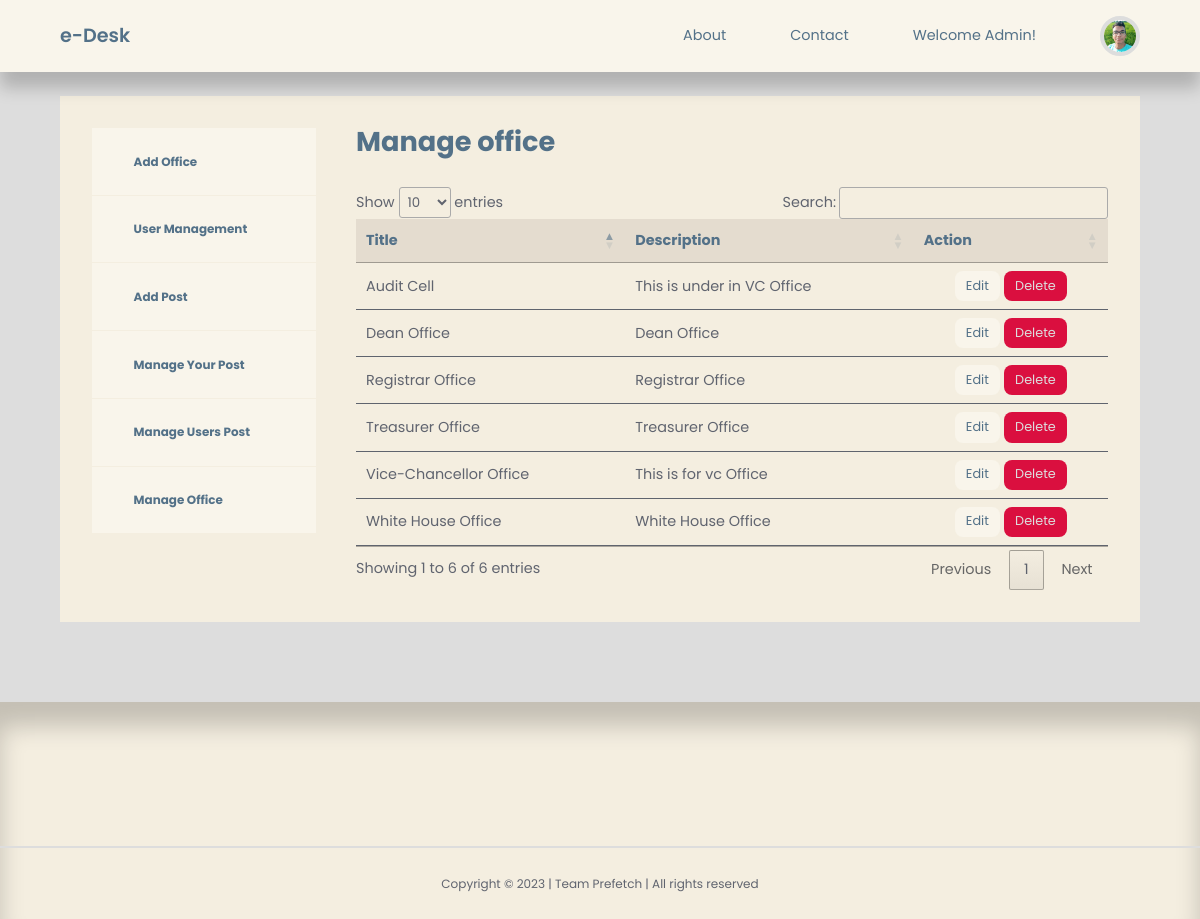
The page /admin/admin-manage-office.php on the database as committed earlier.
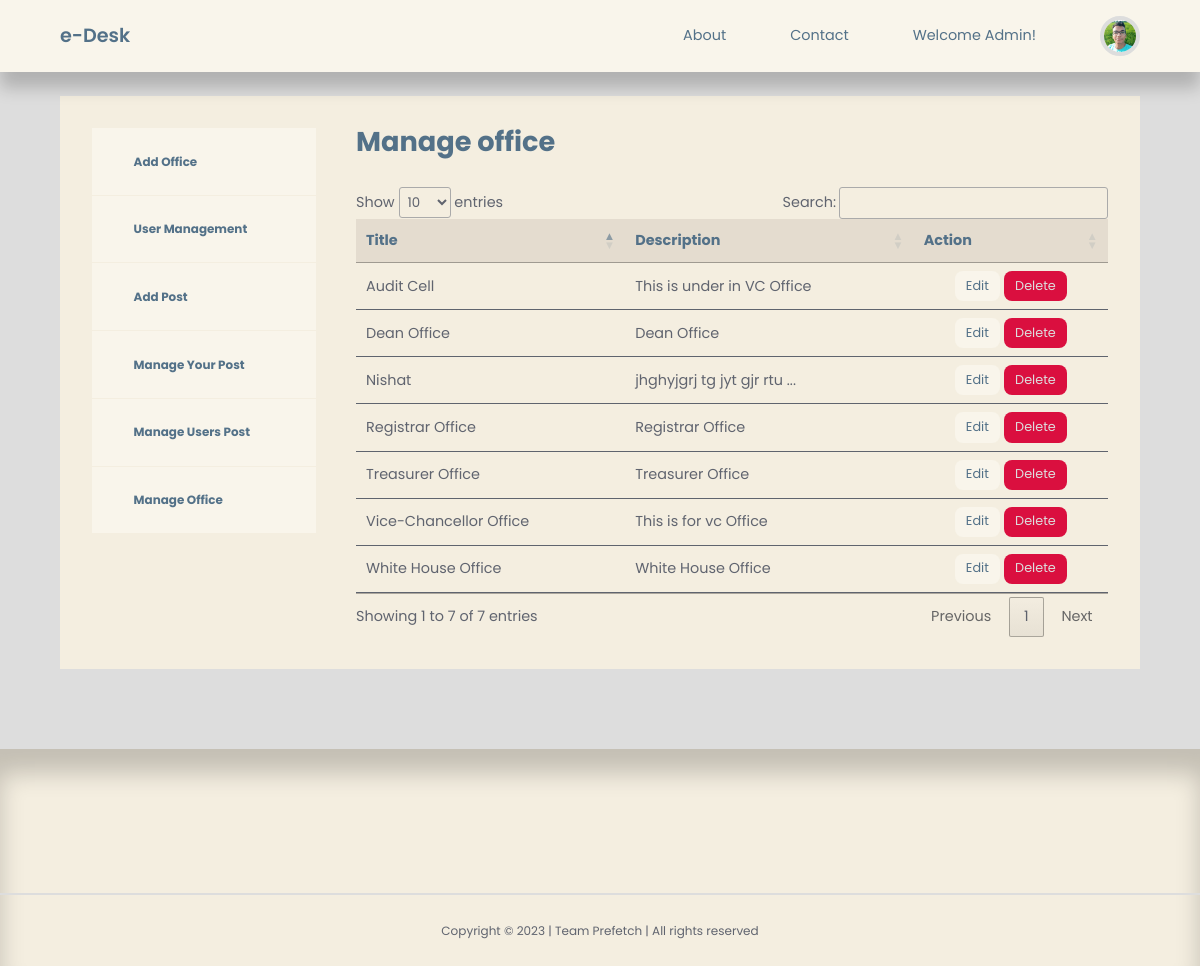
The same page on the database as committed later.
### tables this page shows
CREATE TABLE `adminaddoffice` (
  `id` int(20) NOT NULL,
  `title` varchar(255) NOT NULL,
  `description` varchar(255) NOT NULL
);

### admin/admin-manage-office.php (the view, shortened to what this page needs)
<?php
include 'partials/header.php';
$query = "SELECT * FROM adminaddoffice";
$offices = mysqli_query($connection, $query);
?>
<section class="dashboard">
    <div class="container dashboard__container">
        <aside>
            <ul>
                <li>
                    <a href="admin-add-office.php"><i class="uil uil-pen"></i>
                        <h5>Add Office</h5>
                    </a>
                </li>
                <li>
                    <a href="admin-user-management.php"><i class="uil uil-postcard"></i>
                        <h5>User Management</h5>
                    </a>
                </li>
                <li>
                    <a href="admin-add-post.php"><i class="uil uil-user-plus"></i>
                        <h5>Add Post</h5>
                    </a>
                </li>
                <li>
                    <a href="admin-manage-post.php"><i class="uil uil-users-alt"></i>
                        <h5>Manage Your Post</h5>
                    </a>
                </li>
                <li>
                    <a href="admin-manage-users-post.php"><i class="uil uil-users-alt"></i>
                        <h5>Manage Users Post</h5>
                    </a>
                </li>
                <li>
                    <a href="admin-manage-office.php"><i class="uil uil-edit"></i>
                        <h5>Manage Office</h5>
                    </a>
                </li>
            </ul>
        </aside>
        <main>
            <h2>Manage office</h2>
            <table id='table'>
                <thead>
                    <tr align="center">
                        <th>Title</th>
                        <th>Description</th>
                        <th>Action</th>
                    </tr>
                </thead>
                <tbody>
                    <?php while ($office = mysqli_fetch_assoc($offices)): ?>
                        <tr>
                            <td>
                                <?= $office['title'] ?>
                            </td>
                            <td>
                                <?php $len = strlen($office['description']); ?>
                                <?php if ($len < 30): ?>
                                    <?= $office['description'] ?>
                                <?php else: ?>
                                    <?= substr($office['description'], 0, 25) ?>...
                                <?php endif ?>
                            </td>
                            <td align="center"><a href="<?= ROOT_URL ?>admin/edit-office.php?id=<?= $office['id'] ?>"
                                    class="btn sm">Edit</a> <a
                                    href="<?= ROOT_URL ?>admin/delete-user-logic.php?id=<?= $office['id'] ?>"
                                    class="btn sm danger">Delete</a></td>
                        </tr>
                    <?php endwhile ?>
                </tbody>
            </table>
        </main>
    </div>
</section>
<?php
include '../partials/footer.php';
?>

Rows that differ between the two databases and show on the page:
added adminaddoffice: title "Nishat", description "jhghyjgrj tg jyt gjr rtu"
Other text that changed with them:
text written by a page script: "Show entries Search: Showing 1 to 6 of 6 entries Previous 1 Next" → "Show entries Search: Showing 1 to 7 of 7 entries Previous 1 Next"
